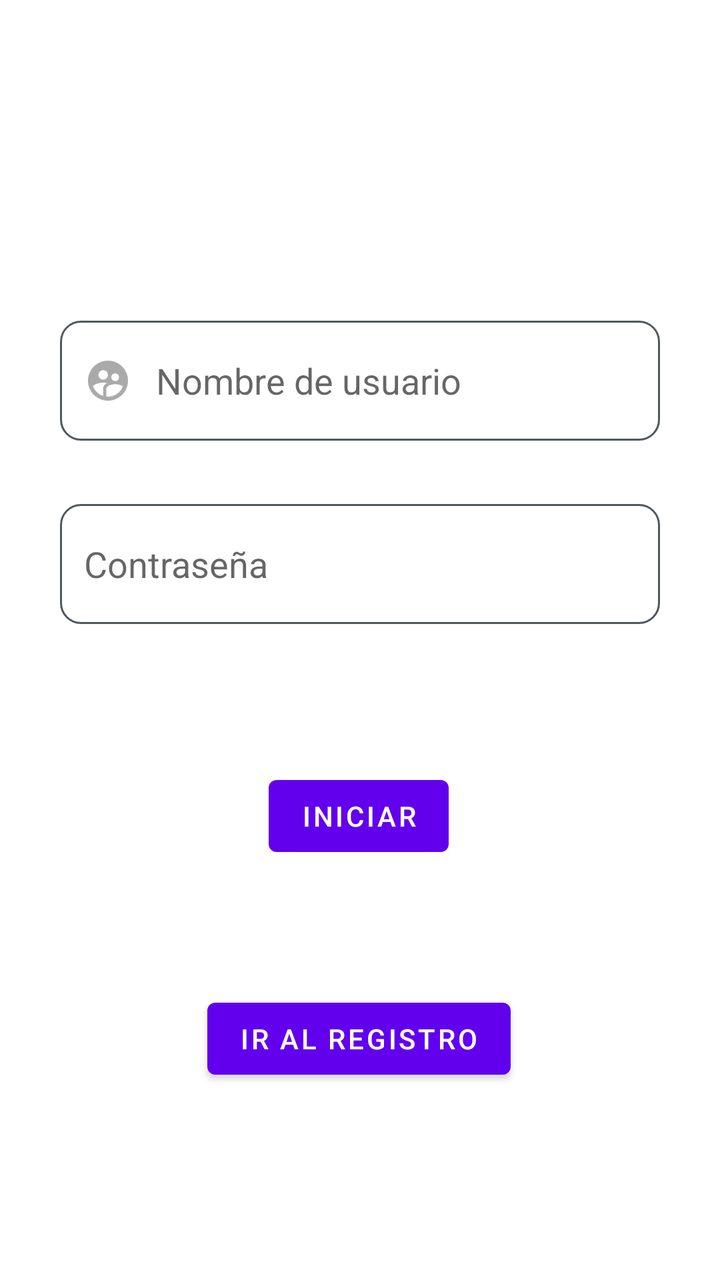
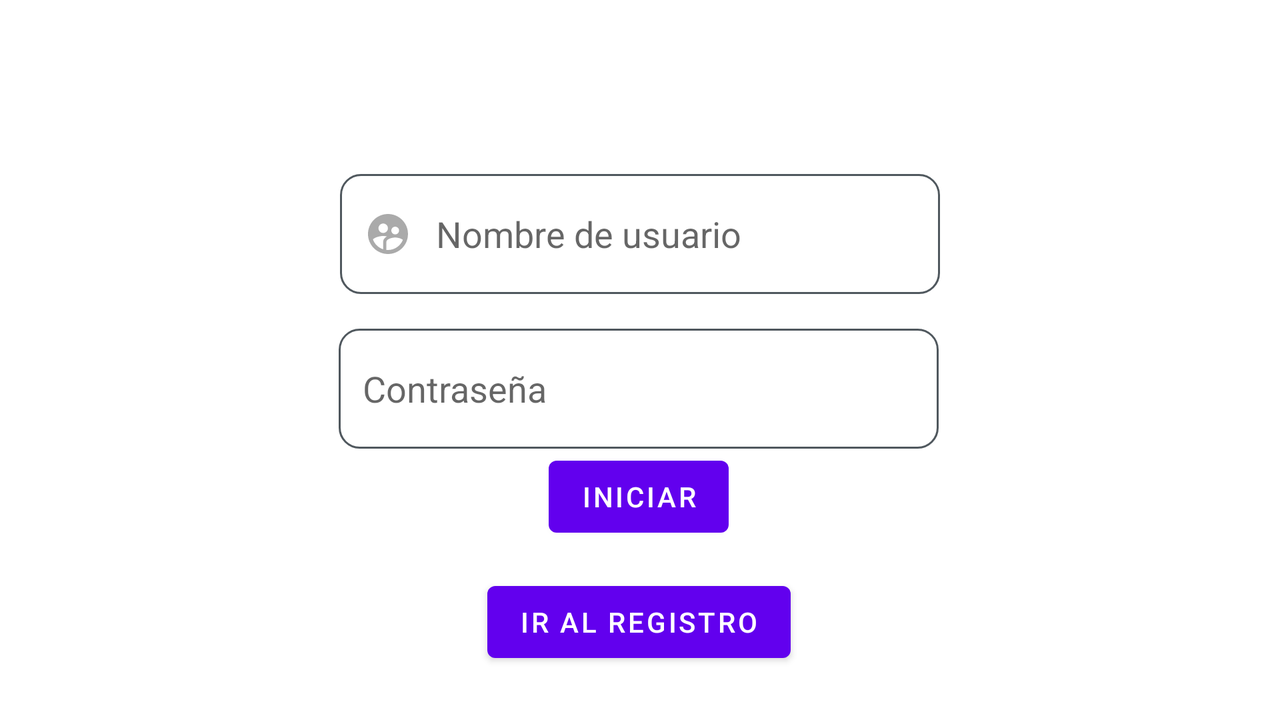

The same Android screen from two of the app's own layout files: first res/layout/ as a phone draws it, then the repository's variant for another configuration, drawn on a device whose configuration selects that folder. Both files follow.
<!-- AndroidManifest.xml: application theme Theme.Final_Proyect -->
<!-- res/layout/inicio_sesion.xml -->
<?xml version="1.0" encoding="utf-8"?>
<androidx.constraintlayout.widget.ConstraintLayout xmlns:android="http://schemas.android.com/apk/res/android"
    xmlns:app="http://schemas.android.com/apk/res-auto"
    xmlns:tools="http://schemas.android.com/tools"
    android:layout_width="match_parent"
    android:layout_height="match_parent">

    <Button
        android:id="@+id/button"
        android:layout_width="wrap_content"
        android:layout_height="wrap_content"
        android:layout_marginTop="72dp"
        android:onClick="IniciarSesion"
        android:text="Iniciar"
        app:layout_constraintBottom_toBottomOf="parent"
        app:layout_constraintEnd_toEndOf="parent"
        app:layout_constraintHorizontal_bias="0.498"
        app:layout_constraintStart_toStartOf="parent"
        app:layout_constraintTop_toBottomOf="@+id/pass"
        app:layout_constraintVertical_bias="0.0" />

    <Button
        android:id="@+id/button2"
        android:layout_width="wrap_content"
        android:layout_height="wrap_content"
        android:onClick="changeRegistro"
        android:text="Ir al Registro"
        app:layout_constraintBottom_toBottomOf="parent"
        app:layout_constraintEnd_toEndOf="parent"
        app:layout_constraintHorizontal_bias="0.498"
        app:layout_constraintStart_toStartOf="parent"
        app:layout_constraintTop_toBottomOf="@+id/button"
        app:layout_constraintVertical_bias="0.395" />

    <EditText
        android:id="@+id/pass"
        android:layout_width="300dp"
        android:layout_height="60dp"
        android:layout_marginBottom="328dp"
        android:background="@drawable/custom_imput"
        android:drawableStart="@drawable/custom_pass_icon"
        android:paddingStart="12dp"
        android:drawablePadding="12dp"
        android:ems="10"
        android:hint="Contraseña"
        android:inputType="textPassword"
        app:layout_constraintBottom_toBottomOf="parent"
        app:layout_constraintEnd_toEndOf="parent"
        app:layout_constraintHorizontal_bias="0.502"
        app:layout_constraintStart_toStartOf="parent" />

    <EditText
        android:id="@+id/name"
        android:layout_width="300dp"
        android:layout_height="60dp"
        android:background="@drawable/custom_imput"
        android:drawableStart="@drawable/custom_nombre_icon"
        android:drawablePadding="12dp"
        android:paddingStart="12dp"
        android:ems="10"
        android:hint="Nombre de usuario"
        android:inputType="textPersonName"
        app:layout_constraintBottom_toTopOf="@+id/pass"
        app:layout_constraintEnd_toEndOf="parent"
        app:layout_constraintStart_toStartOf="parent"
        app:layout_constraintTop_toTopOf="parent"
        app:layout_constraintVertical_bias="0.835" />

</androidx.constraintlayout.widget.ConstraintLayout>
<!-- resources referenced by this layout -->
<resources>
  <!-- drawable custom_imput (drawable) -->
  <?xml version="1.0" encoding="utf-8"?>
  <selector xmlns:android="http://schemas.android.com/apk/res/android">
      <item android:state_enabled="true" android:state_focused="true">
          <shape  android:shape="rectangle">
              <solid android:color="@color/white"></solid>
              <corners android:radius="10dp" ></corners>
              <stroke android:color="@color/purple_500" android:width="1dp"></stroke>
          </shape>
      </item>
      <item android:state_enabled="true">
          <shape  android:shape="rectangle">
              <solid android:color="@color/white"></solid>
              <corners android:radius="10dp" ></corners>
              <stroke android:color="#50585E" android:width="1dp"></stroke>
          </shape>
      </item>
  </selector>
  <!-- drawable custom_nombre_icon (drawable) -->
  <?xml version="1.0" encoding="utf-8"?>
  <selector xmlns:android="http://schemas.android.com/apk/res/android">
      <item android:state_focused="true" android:drawable="@drawable/username_icon_f"/>
      <item android:state_focused="false" android:drawable="@drawable/username_icon"/>
  </selector>
  <style name="Theme.Final_Proyect" parent="Theme.MaterialComponents.DayNight.DarkActionBar">
          
          <item name="colorPrimary">@color/purple_500</item>
          <item name="colorPrimaryVariant">@color/purple_700</item>
          <item name="colorOnPrimary">@color/white</item>
          
          <item name="colorSecondary">@color/teal_200</item>
          <item name="colorSecondaryVariant">@color/teal_700</item>
          <item name="colorOnSecondary">@color/black</item>
          
          <item name="android:statusBarColor">?attr/colorPrimaryVariant</item>
          
      </style>
  <!-- drawable username_icon_f (drawable) -->
  <vector android:height="24dp"
      android:viewportHeight="24"
      android:viewportWidth="24"
      android:width="24dp"
      xmlns:android="http://schemas.android.com/apk/res/android">
      <path
          android:fillColor="@android:color/holo_purple"
          android:pathData="M11.99,2c-5.52,0 -10,4.48 -10,10s4.48,10 10,10 10,-4.48 10,-10 -4.48,-10 -10,-10zM15.6,8.34c1.07,0 1.93,0.86 1.93,1.93 0,1.07 -0.86,1.93 -1.93,1.93 -1.07,0 -1.93,-0.86 -1.93,-1.93 -0.01,-1.07 0.86,-1.93 1.93,-1.93zM9.6,6.76c1.3,0 2.36,1.06 2.36,2.36 0,1.3 -1.06,2.36 -2.36,2.36s-2.36,-1.06 -2.36,-2.36c0,-1.31 1.05,-2.36 2.36,-2.36zM9.6,15.89v3.75c-2.4,-0.75 -4.3,-2.6 -5.14,-4.96 1.05,-1.12 3.67,-1.69 5.14,-1.69 0.53,0 1.2,0.08 1.9,0.22 -1.64,0.87 -1.9,2.02 -1.9,2.68zM11.99,20c-0.27,0 -0.53,-0.01 -0.79,-0.04v-4.07c0,-1.42 2.94,-2.13 4.4,-2.13 1.07,0 2.92,0.39 3.84,1.15 -1.17,2.97 -4.06,5.09 -7.45,5.09z"/>
  </vector>
  <!-- drawable username_icon (drawable) -->
  <vector android:height="24dp"
      android:viewportHeight="24"
      android:viewportWidth="24"
      android:width="24dp"
      xmlns:android="http://schemas.android.com/apk/res/android">
      <path
          android:fillColor="@android:color/darker_gray"
          android:pathData="M11.99,2c-5.52,0 -10,4.48 -10,10s4.48,10 10,10 10,-4.48 10,-10 -4.48,-10 -10,-10zM15.6,8.34c1.07,0 1.93,0.86 1.93,1.93 0,1.07 -0.86,1.93 -1.93,1.93 -1.07,0 -1.93,-0.86 -1.93,-1.93 -0.01,-1.07 0.86,-1.93 1.93,-1.93zM9.6,6.76c1.3,0 2.36,1.06 2.36,2.36 0,1.3 -1.06,2.36 -2.36,2.36s-2.36,-1.06 -2.36,-2.36c0,-1.31 1.05,-2.36 2.36,-2.36zM9.6,15.89v3.75c-2.4,-0.75 -4.3,-2.6 -5.14,-4.96 1.05,-1.12 3.67,-1.69 5.14,-1.69 0.53,0 1.2,0.08 1.9,0.22 -1.64,0.87 -1.9,2.02 -1.9,2.68zM11.99,20c-0.27,0 -0.53,-0.01 -0.79,-0.04v-4.07c0,-1.42 2.94,-2.13 4.4,-2.13 1.07,0 2.92,0.39 3.84,1.15 -1.17,2.97 -4.06,5.09 -7.45,5.09z"/>
  </vector>
</resources>
<!-- res/layout-land/inicio_sesion.xml (the repository's variant of the layout above) -->
<!-- drawn on the phone turned sideways -->
<?xml version="1.0" encoding="utf-8"?>
<androidx.constraintlayout.widget.ConstraintLayout xmlns:android="http://schemas.android.com/apk/res/android"
    xmlns:app="http://schemas.android.com/apk/res-auto"
    xmlns:tools="http://schemas.android.com/tools"
    android:layout_width="match_parent"
    android:layout_height="match_parent">

    <Button
        android:id="@+id/button"
        android:layout_width="wrap_content"
        android:layout_height="wrap_content"
        android:layout_marginTop="72dp"
        android:onClick="IniciarSesion"
        android:text="Iniciar"
        app:layout_constraintBottom_toBottomOf="parent"
        app:layout_constraintEnd_toEndOf="parent"
        app:layout_constraintHorizontal_bias="0.499"
        app:layout_constraintStart_toStartOf="parent"
        app:layout_constraintTop_toTopOf="parent"
        app:layout_constraintVertical_bias="0.635" />

    <Button
        android:id="@+id/button2"
        android:layout_width="wrap_content"
        android:layout_height="wrap_content"
        android:onClick="changeRegistro"
        android:text="Ir al Registro"
        app:layout_constraintBottom_toBottomOf="parent"
        app:layout_constraintEnd_toEndOf="parent"
        app:layout_constraintHorizontal_bias="0.499"
        app:layout_constraintStart_toStartOf="parent"
        app:layout_constraintTop_toTopOf="parent"
        app:layout_constraintVertical_bias="0.92" />

    <EditText
        android:id="@+id/pass"
        android:layout_width="300dp"
        android:layout_height="60dp"
        android:background="@drawable/custom_imput"
        android:drawableStart="@drawable/custom_pass_icon"
        android:drawablePadding="12dp"
        android:ems="10"
        android:hint="Contraseña"
        android:inputType="textPassword"
        android:paddingStart="12dp"
        app:layout_constraintBottom_toTopOf="@+id/button"
        app:layout_constraintEnd_toEndOf="parent"
        app:layout_constraintHorizontal_bias="0.498"
        app:layout_constraintStart_toStartOf="parent" />

    <EditText
        android:id="@+id/name"
        android:layout_width="300dp"
        android:layout_height="60dp"
        android:background="@drawable/custom_imput"
        android:drawableStart="@drawable/custom_nombre_icon"
        android:drawablePadding="12dp"
        android:paddingStart="12dp"
        android:ems="10"
        android:hint="Nombre de usuario"
        android:inputType="textPersonName"
        app:layout_constraintBottom_toTopOf="@+id/pass"
        app:layout_constraintEnd_toEndOf="parent"
        app:layout_constraintStart_toStartOf="parent"
        app:layout_constraintTop_toTopOf="parent"
        app:layout_constraintVertical_bias="0.835" />

</androidx.constraintlayout.widget.ConstraintLayout>
